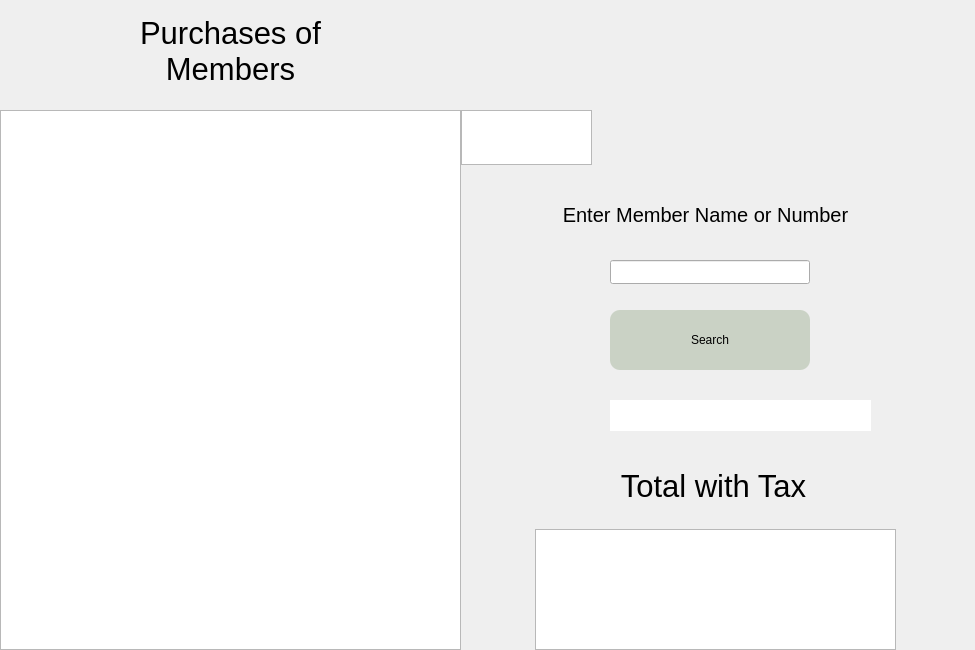
<?xml version="1.0" encoding="UTF-8"?>
<ui version="4.0">
 <class>MemPurchases</class>
 <widget class="QDialog" name="MemPurchases">
  <property name="geometry">
   <rect>
    <x>0</x>
    <y>0</y>
    <width>975</width>
    <height>650</height>
   </rect>
  </property>
  <property name="windowTitle">
   <string>Member Purchaces</string>
  </property>
  <widget class="QTextBrowser" name="error">
   <property name="geometry">
    <rect>
     <x>610</x>
     <y>400</y>
     <width>261</width>
     <height>31</height>
    </rect>
   </property>
   <property name="font">
    <font>
     <family>Nirmala UI</family>
     <pointsize>13</pointsize>
    </font>
   </property>
   <property name="layoutDirection">
    <enum>Qt::LeftToRight</enum>
   </property>
   <property name="autoFillBackground">
    <bool>false</bool>
   </property>
   <property name="styleSheet">
    <string notr="true">text-align:center;
</string>
   </property>
   <property name="frameShape">
    <enum>QFrame::NoFrame</enum>
   </property>
   <property name="lineWidth">
    <number>0</number>
   </property>
  </widget>
  <widget class="QLineEdit" name="nameEdit">
   <property name="geometry">
    <rect>
     <x>610</x>
     <y>260</y>
     <width>200</width>
     <height>24</height>
    </rect>
   </property>
   <property name="styleSheet">
    <string notr="true">color:rgb(202, 210, 197);</string>
   </property>
  </widget>
  <widget class="QTableView" name="output">
   <property name="geometry">
    <rect>
     <x>535</x>
     <y>529</y>
     <width>361</width>
     <height>121</height>
    </rect>
   </property>
   <property name="styleSheet">
    <string notr="true">
QHeaderView::section, QTableCornerButton::section {background-color: rgb(202, 210, 197); color:rgb(0, 0, 0)};

color:rgb(255, 255, 255);


</string>
   </property>
  </widget>
  <widget class="QLabel" name="label_7">
   <property name="geometry">
    <rect>
     <x>603</x>
     <y>445</y>
     <width>221</width>
     <height>81</height>
    </rect>
   </property>
   <property name="font">
    <font>
     <family>Nirmala UI</family>
     <pointsize>23</pointsize>
    </font>
   </property>
   <property name="text">
    <string>Total with Tax</string>
   </property>
   <property name="alignment">
    <set>Qt::AlignCenter</set>
   </property>
   <property name="wordWrap">
    <bool>true</bool>
   </property>
  </widget>
  <widget class="QTableView" name="inventory">
   <property name="geometry">
    <rect>
     <x>0</x>
     <y>110</y>
     <width>461</width>
     <height>540</height>
    </rect>
   </property>
   <property name="styleSheet">
    <string notr="true">
QHeaderView::section, QTableCornerButton::section {background-color: rgb(202, 210, 197); color:rgb(0, 0, 0)};

color:rgb(255, 255, 255);


</string>
   </property>
  </widget>
  <widget class="QLabel" name="label_5">
   <property name="geometry">
    <rect>
     <x>560</x>
     <y>179</y>
     <width>291</width>
     <height>71</height>
    </rect>
   </property>
   <property name="font">
    <font>
     <family>Nirmala UI</family>
     <pointsize>15</pointsize>
    </font>
   </property>
   <property name="text">
    <string>Enter Member Name or Number</string>
   </property>
   <property name="alignment">
    <set>Qt::AlignCenter</set>
   </property>
   <property name="wordWrap">
    <bool>true</bool>
   </property>
  </widget>
  <widget class="QLabel" name="label_6">
   <property name="geometry">
    <rect>
     <x>120</x>
     <y>10</y>
     <width>221</width>
     <height>81</height>
    </rect>
   </property>
   <property name="font">
    <font>
     <family>Nirmala UI</family>
     <pointsize>23</pointsize>
    </font>
   </property>
   <property name="text">
    <string>Purchases of Members</string>
   </property>
   <property name="alignment">
    <set>Qt::AlignCenter</set>
   </property>
   <property name="wordWrap">
    <bool>true</bool>
   </property>
  </widget>
  <widget class="QPushButton" name="pushButton">
   <property name="geometry">
    <rect>
     <x>610</x>
     <y>310</y>
     <width>200</width>
     <height>60</height>
    </rect>
   </property>
   <property name="styleSheet">
    <string notr="true">background-color: rgb(202, 210, 197);
color:rgb(0, 0, 0);
font: 350 13pt &quot;Nirmala UI&quot;;
border-radius:10px;
</string>
   </property>
   <property name="text">
    <string>Search</string>
   </property>
  </widget>
  <widget class="QTableView" name="inventory_2">
   <property name="geometry">
    <rect>
     <x>461</x>
     <y>110</y>
     <width>131</width>
     <height>55</height>
    </rect>
   </property>
   <property name="styleSheet">
    <string notr="true">
QHeaderView::section, QTableCornerButton::section {background-color: rgb(202, 210, 197); color:rgb(0, 0, 0)};

color:rgb(255, 255, 255);


</string>
   </property>
  </widget>
 </widget>
 <resources/>
 <connections/>
</ui>
